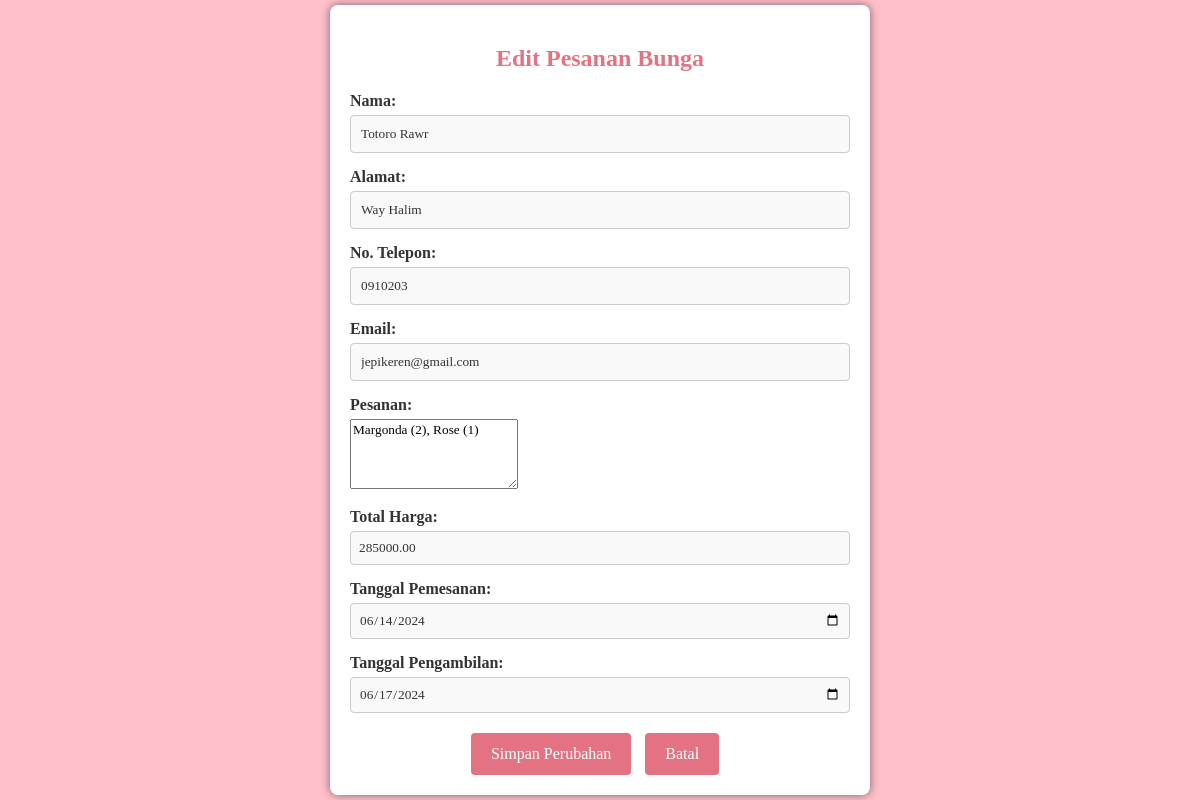
Page /UAP/edit-booking.php?id=6 on the committed database.
### tables this page shows
CREATE TABLE `orders` (
  `id` int(11) NOT NULL,
  `nama` varchar(100) NOT NULL,
  `alamat` text NOT NULL,
  `no_telpon` varchar(20) NOT NULL,
  `email` varchar(100) NOT NULL,
  `pesanan` text NOT NULL,
  `tanggal_pemesanan` date NOT NULL,
  `tanggal_pengambilan` date NOT NULL,
  `total_harga` decimal(10,2) NOT NULL
);

### UAP/edit-booking.php (the view, shortened to what this page needs)
<?php
include 'connect/koneksi.php';
if (isset($_GET['id'])) {
    $order_id = $_GET['id'];
    $query = "SELECT * FROM orders WHERE id = $order_id";
    $result = mysqli_query($conn, $query);
    if (mysqli_num_rows($result) == 1) {
        $row = mysqli_fetch_assoc($result);
        $nama = $row['nama'];
        $alamat = $row['alamat'];
        $no_telpon = $row['no_telpon'];
        $email = $row['email'];
        $pesanan = $row['pesanan'];
        $total_harga = $row['total_harga'];
        $tanggal_pemesanan = $row['tanggal_pemesanan'];
        $tanggal_pengambilan = $row['tanggal_pengambilan'];
    } else {
        die('Order not found');
    }
} else {
    die('No order ID provided');
}
?>
<!DOCTYPE html>
<html lang="en">
<head>
</head>
<body>
    <div class="container">
        <h2>Edit Pesanan Bunga</h2>
        <form id="editOrderForm" action="" method="POST">
            <div class="form-group">
                <label for="nama">Nama:</label>
                <input type="text" id="nama" name="nama" value="<?php echo $nama; ?>" required>
            </div>
            <div class="form-group">
                <label for="alamat">Alamat:</label>
                <input type="text" id="alamat" name="alamat" value="<?php echo $alamat; ?>" required>
            </div>
            <div class="form-group">
                <label for="no-telpon">No. Telepon:</label>
                <input type="tel" id="no-telpon" name="no-telpon" value="<?php echo $no_telpon; ?>" required>
            </div>
            <div class="form-group">
                <label for="email">Email:</label>
                <input type="email" id="email" name="email" value="<?php echo $email; ?>" required>
            </div>
            <div class="form-group">
                <label for="pesanan">Pesanan:</label>
                <textarea id="pesanan" name="pesanan" rows="4" readonly><?php echo $pesanan; ?></textarea>
            </div>
            <div class="form-group">
                <label for="total-harga">Total Harga:</label>
                <input type="number" id="total-harga" name="total-harga" value="<?php echo $total_harga; ?>" required>
            </div>
            <div class="form-group">
                <label for="tanggal-pemesanan">Tanggal Pemesanan:</label>
                <input type="date" id="tanggal-pemesanan" name="tanggal-pemesanan" value="<?php echo $tanggal_pemesanan; ?>" required>
            </div>
            <div class="form-group">
                <label for="tanggal-pengambilan">Tanggal Pengambilan:</label>
                <input type="date" id="tanggal-pengambilan" name="tanggal-pengambilan" value="<?php echo $tanggal_pengambilan; ?>" required>
            </div>
            <div class="button-group">
                <button type="submit">Simpan Perubahan</button>
                <button onclick="window.location.href='order_detail.php?id=<?php echo $order_id; ?>'">Batal</button>
            </div>
        </form>
    </div>
</body>
</html>

### UAP/edit-booking.php (style rules this page uses)
* { font-family: 'Lucida Sans'; }
body { margin: 0; padding: 0; display: flex; justify-content: center; align-items: center; height: 100vh; background-color: pink; color: #333; }
.container { background-color: #fff; padding: 20px; box-shadow: 0 0 10px rgba(0, 0, 0, 0.5); border-radius: 8px; width: 100%; max-width: 500px; }
h2 { color: #E37383; text-align: center; }
.form-group { margin-bottom: 15px; }
.form-group label { display: block; margin-bottom: 5px; font-weight: bold; }
.form-group input, .form-group select { width: 100%; padding: 10px; box-sizing: border-box; border: 1px solid #ccc; border-radius: 4px; background-color: #f9f9f9; color: #333; }
.form-group input[type="date"], .form-group input[type="number"] { padding: 8px; }
.button-group { text-align: center; margin-top: 20px; }
.button-group button { background-color: #E37383; color: #fff; border: none; padding: 12px 20px; cursor: pointer; border-radius: 4px; font-size: 16px; margin-right: 10px; }

### rows in the picture
orders: nama "Totoro Rawr", alamat "Way Halim", no-telpon "0910203", email "jepikeren@gmail.com", pesanan "Margonda (2), Rose (1)", total-harga "285000.00", tanggal-pemesanan "06/14/2024", tanggal-pengambilan "06/17/2024"
